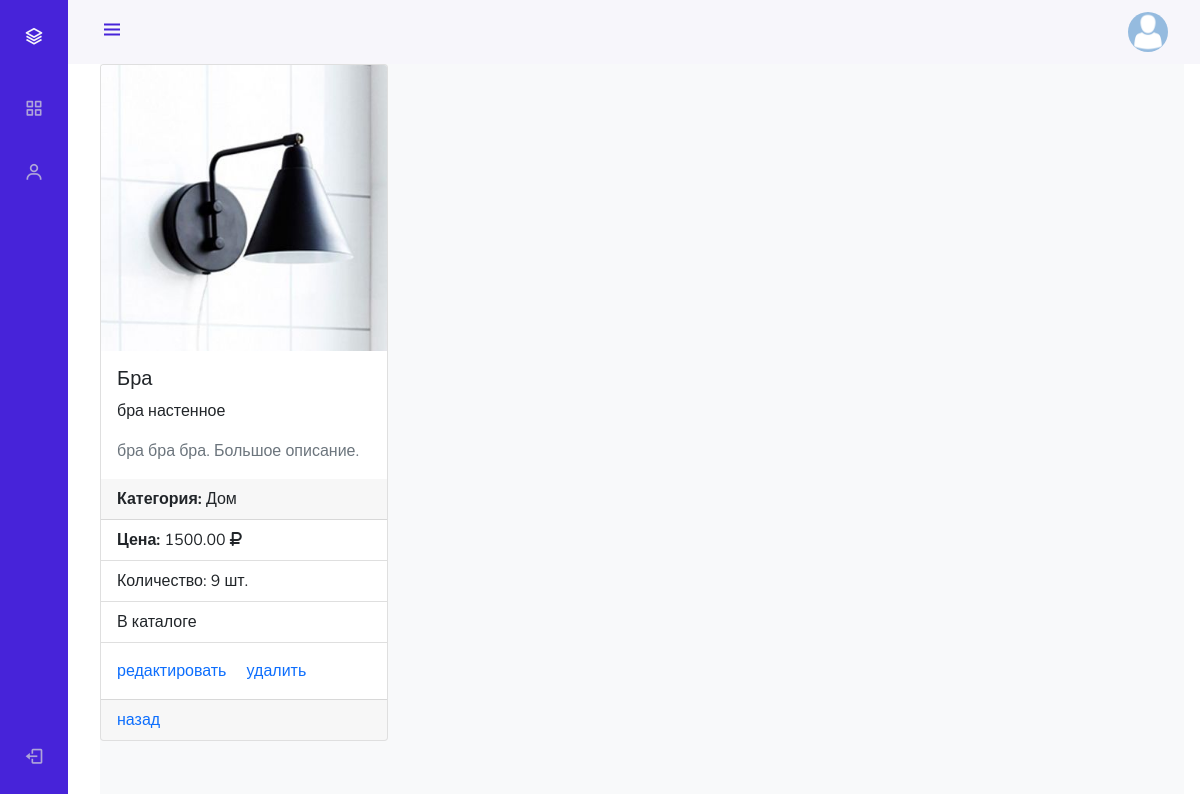
The app's page /admin_staff/products/read/7/, older data.
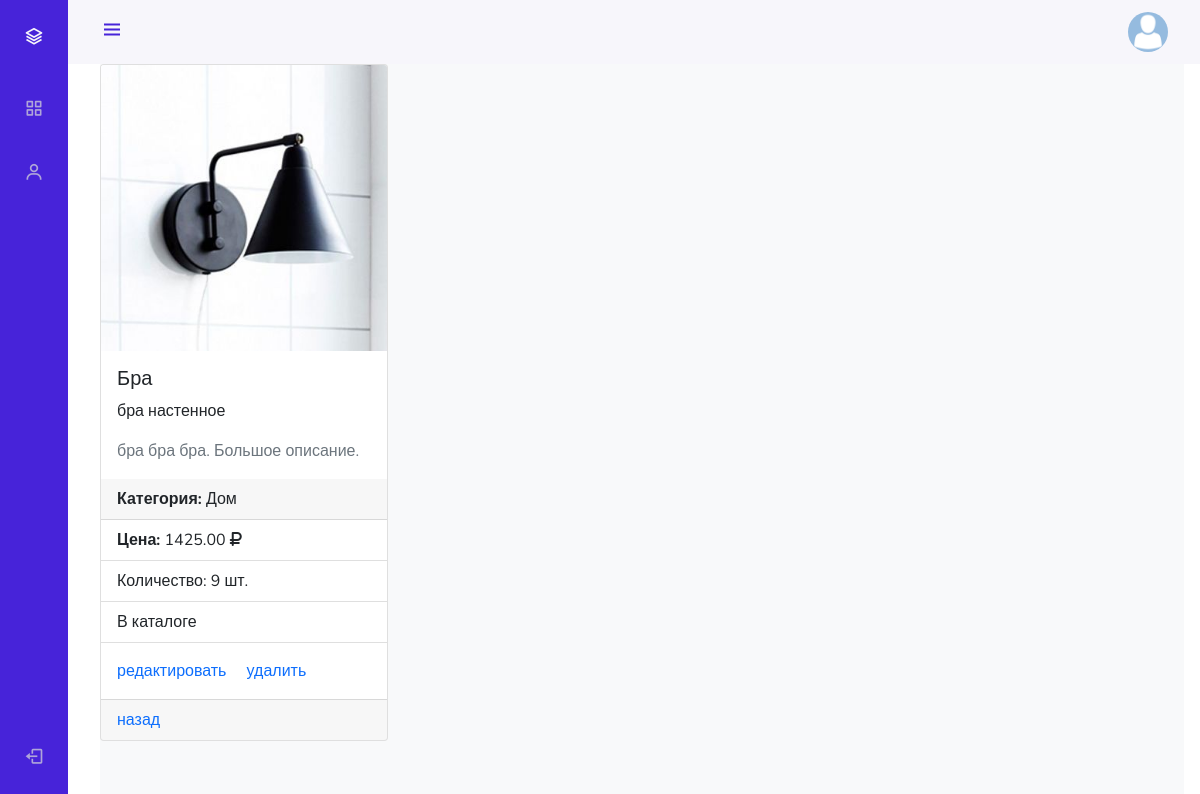
The same page, newer data.
### productsapp/models.py (models this page shows, shortened)
class Product(models.Model):
    category = models.ForeignKey(ProductCategory, on_delete=models.CASCADE)
    name = models.CharField(verbose_name='имя продукта', max_length=128)
    image = models.ImageField(upload_to='products_images', blank=True)
    short_desc = models.CharField(verbose_name='краткое описание продукта', max_length=60, blank=True)
    description = models.TextField(verbose_name='описание продукта', blank=True)
    price = models.DecimalField(verbose_name='цена продукта', max_digits=8, decimal_places=2, default=0)
    quantity = models.PositiveIntegerField(verbose_name='количество на складе', default=0)
    is_active = models.BooleanField(verbose_name='активный', db_index=True, default=True)

class ProductCategory (models.Model):
    name = models.CharField(verbose_name='имя', max_length=64, unique=True)
    description = models.TextField(verbose_name='описание', blank=True)
    create_at = models.DateTimeField(verbose_name='создано', auto_now_add=True)
    update_at = models.DateTimeField(verbose_name='обновлено', auto_now=True)
    is_active = models.BooleanField(verbose_name='активный', db_index=True, default=True)

### adminapp/views.py (the view)
# urls.py: path('products/read/<int:pk>/', adminapp.ProductDetailView.as_view(), name='product_read'),
class ProductDetailView(DetailView):
    model = Product
    template_name = 'adminapp/product_read.html'
    def get_context_data(self, **kwargs):
        context = super().get_context_data(**kwargs)
        context['title'] = 'продукт/подробнее'
        return context

### adminapp/templatetags/my_tags.py (called while the page is built)
def media_folder_products(string):
    if not string:
        string = 'products_images/default.png'
    return f'{settings.MEDIA_URL}{string}'

@register.filter(name='media_folder_users')
def media_folder_users(string):
    if not string:
        string = 'users_avatars/default.png'
    return f'{settings.MEDIA_URL}{string}'

### mainapp/context_processors.py (called while the page is built)
def basket(request):
    basket = []
    if request.user.is_authenticated:
        basket = Basket.objects.filter(user=request.user).select_related()
    return {
        'basket': basket,
    }

### adminapp/templates/adminapp/product_read.html
{% extends 'adminapp/base.html' %}
{% load static %}
{% load my_tags %}
{% block content %}
    <div class="card" style="width: 18rem;">
        <img src="{{ object.image|media_folder_products }}" class="card-img-top" alt="{{ object.name }}">
        <div class="card-body">
            <h5 class="card-title">{{ object.name|title  }}</h5>
            <p class="card-text">{{ object.short_desc }}</p>
            <p class="card-text text-muted">{{ object.description }}</p>
        </div>
        <div class="card-header"><b>Категория:</b> {{ object.category.name|title }}</div>
        <ul class="list-group list-group-flush">
            <li class="list-group-item"><b>Цена:</b> {{ object.price }} <i class="fas fa-ruble-sign"></i></li>
            <li class="list-group-item">Количество: {{ object.quantity }} шт.</li>
            <li class="list-group-item">{% if object.is_active %}В каталоге{% else %}Выключена{% endif %}</li>
        </ul>
        <div class="card-body">
            <a href="{% url 'admin_staff:product_update' object.pk %}" class="card-link">редактировать</a>
            <a href="{% url 'admin_staff:product_delete' object.pk %}" class="card-link">удалить</a>
        </div>
        <div class="card-footer"><a href="{% url 'admin_staff:products' object.category.pk %}" class="card-link">назад</a></div>
    </div>
{% endblock %}

Row changes from the older to the newer data that the page shows:
changed Product "Бра": price "1500.00" → "1425.00"
